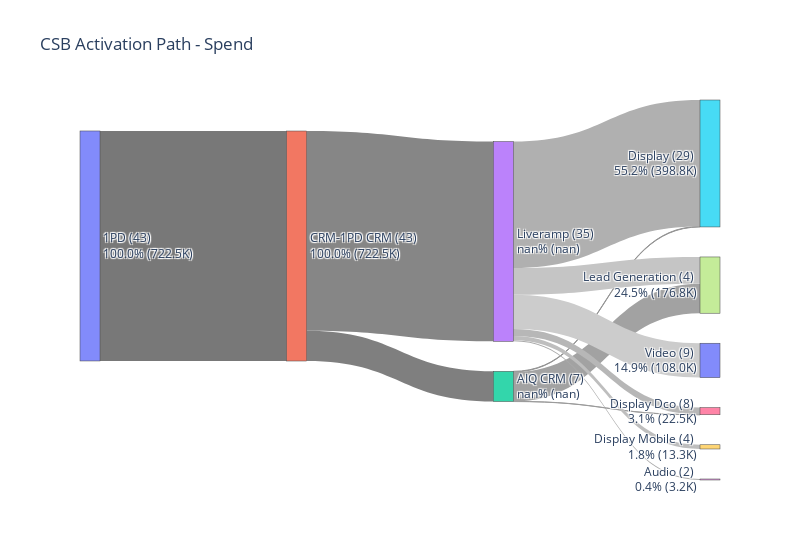
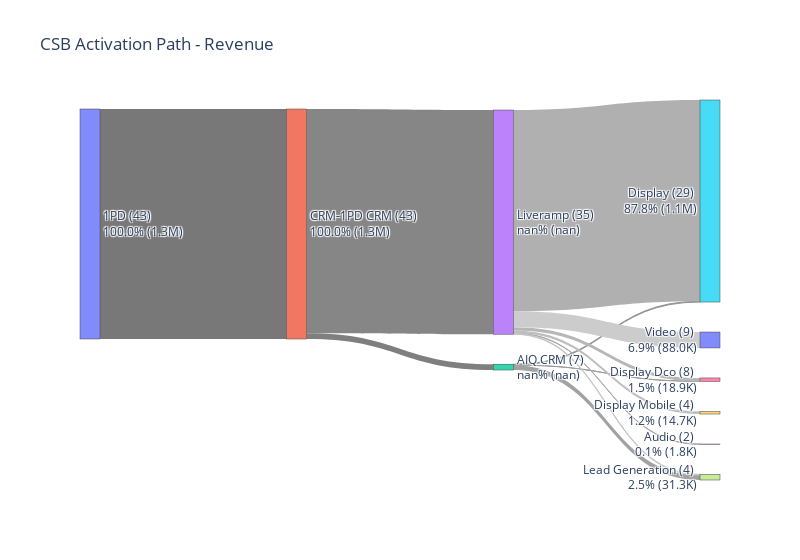

Source (notebook cell) for these figures, in order:
### Markdown cell above
<h2>Activation Paths (Type | Type Name | Source | Vehicle)</h2>

### Code cell
#CSB
activation_sankey_plot(csb_df, 'Spend', True, 'CSB Activation Path - Spend')
activation_sankey_plot(csb_df, 'Net Rev', True, 'CSB Activation Path - Revenue')

#B2B
activation_sankey_plot(b2b_df, 'Spend', True,'B2B Activation Path - Spend')
activation_sankey_plot(b2b_df, 'Net Rev', True,'B2B Activation Path - Revenue')

### Figure 1 — Plotly figure (JSON) as saved in the notebook; plotly's stock layout.template omitted (floating-point values rounded to 4 significant figures)
{"data": [{"arrangement": "snap", "link": {"color": ["#787878", "#7F7F7F", "#868686", "#8D8D8D", "#949494", "#9B9B9B", "#A2A2A2", "#A9A9A9", "#B0B0B0", "#B7B7B7", "#BEBEBE", "#C5C5C5", "#CCCCCC", "#D3D3D3"], "source": [0, 1, 1, 1, 2, 2, 2, 3, 3, 3, 3, 3, 3, 4], "target": [1, 2, 3, 4, 5, 6, 7, 8, 5, 6, 9, 7, 10, 5], "value": [722500.0, 94870.0, 627600.0, 0, 1580.0, 507.1, 92780.0, 3169.0, 397200.0, 21960.0, 13280.0, 83970.0, 108000.0, 0]}, "node": {"label": ["1PD (43) <br>100.0% (722.5K)", "CRM-1PD CRM (43) <br>100.0% (722.5K)", "AIQ CRM (7) <br>nan% (nan)", "Liveramp (35) <br>nan% (nan)", "Lotame (1) <br>nan% (nan)", "Display (29) <br>55.2% (398.8K)", "Display Dco (8) <br>3.1% (22.5K)", "Lead Generation (4) <br>24.5% (176.8K)", "Audio (2) <br>0.4% (3.2K)", "Display Mobile (4) <br>1.8% (13.3K)", "Video (9) <br>14.9% (108.0K)"], "pad": 30, "thickness": 20}, "type": "sankey"}], "layout": {"title": {"text": "CSB Activation Path - Spend"}, "width": 800}}

### Figure 2 — Plotly figure (JSON) as saved in the notebook; plotly's stock layout.template omitted (floating-point values rounded to 4 significant figures)
{"data": [{"arrangement": "snap", "link": {"color": ["#787878", "#7F7F7F", "#868686", "#8D8D8D", "#949494", "#9B9B9B", "#A2A2A2", "#A9A9A9", "#B0B0B0", "#B7B7B7", "#BEBEBE", "#C5C5C5", "#CCCCCC", "#D3D3D3"], "source": [0, 1, 1, 1, 2, 2, 2, 3, 3, 3, 3, 3, 3, 4], "target": [1, 2, 3, 4, 5, 6, 7, 8, 5, 6, 9, 7, 10, 5], "value": [1272000.0, 32130.0, 1240000.0, 0, 4495.0, 600.0, 27040.0, 1761.0, 1113000.0, 18330.0, 14690.0, 4266.0, 87950.0, 0]}, "node": {"label": ["1PD (43) <br>100.0% (1.3M)", "CRM-1PD CRM (43) <br>100.0% (1.3M)", "AIQ CRM (7) <br>nan% (nan)", "Liveramp (35) <br>nan% (nan)", "Lotame (1) <br>nan% (nan)", "Display (29) <br>87.8% (1.1M)", "Display Dco (8) <br>1.5% (18.9K)", "Lead Generation (4) <br>2.5% (31.3K)", "Audio (2) <br>0.1% (1.8K)", "Display Mobile (4) <br>1.2% (14.7K)", "Video (9) <br>6.9% (88.0K)"], "pad": 30, "thickness": 20}, "type": "sankey"}], "layout": {"title": {"text": "CSB Activation Path - Revenue"}, "width": 800}}
